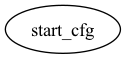

Python code for this plot:
import json
import sys
from typing_extensions import Self, Dict
import copy
import graphviz

from basic_blocks import BasicBlock
import logging
logging.basicConfig(level=logging.DEBUG, filename='licm.log')
logger = logging.getLogger(__name__)
class DominanceTree(object):
    def __init__(self, name):
        self.name = name
        self.pred = []
        self.succ = []

class CFG(object):
    """
    Create a control flow graph from a list of basic blocks
    """
    DEFAULT_START_LABEL = "start_cfg"
    DEFAULT_END_LABEL = "end_cfg"

    def __init__(self, basic_blocks, reverse=False):
        self.unique_id = 0

        self.reverse = reverse
        self.cfg = self.build_cfg(basic_blocks, reverse)
        self.dominators = self.compute_dominators()
        self.dominance_frontiers = self.compute_dominance_frontiers()
        self.dominance_tree = self.build_dominance_tree()
        self.back_edges = self.compute_back_edges()
        self.reducible = self.is_reducible()

    @property
    def edges(self):
        edges = set()
        for label, block in self.cfg.items():
            for succ in block.succ:
                edges.add((label, succ))
        return edges
    
    def get_unique_name(self) -> str:
        self.unique_id += 1
        return f"cfg_block_unlabelled_{self.unique_id - 1}"
    
    def build_cfg(self, basic_blocks, reverse) -> Dict[str, BasicBlock]:
        cfg = dict()

        # Setup add_to_successor and add_to_predecessor functions
        if reverse:
            add_to_successor = lambda block, target: block.add_predecessor(target)
            add_to_predecessor = lambda block, target: block.add_successor(target)
        else:
            add_to_successor = lambda block, target: block.add_successor(target)
            add_to_predecessor = lambda block, target: block.add_predecessor(target)

        for block in basic_blocks:
            # Assume that the block is the start node if it doesn't have a label
            if self.unique_id == 0:
                label = CFG.DEFAULT_START_LABEL
                self.unique_id = 1
            else:
                label = self.get_unique_name()

            first_instr = block.instructions[0]
            if "label" in first_instr:
                label = first_instr['label']
            cfg[label] = block

        for label, block in cfg.items():
            last_instr = block.instructions[-1]
            if 'op' not in last_instr:
                continue
            last_instr_op = last_instr['op']
            
            if last_instr_op == "ret":
                # This is the end of the CFG
                # cfg[CFG.DEFAULT_END_LABEL] = BasicBlock([{'op': 'end', 'args': []}])
                # add_to_successor(block, CFG.DEFAULT_END_LABEL)
                # add_to_predecessor(cfg[CFG.DEFAULT_END_LABEL], label)
                continue
            elif last_instr_op == "jmp":
                jmp_target = last_instr['labels'][0]
                add_to_successor(block, jmp_target)
                add_to_predecessor(cfg[jmp_target], label)
            elif last_instr_op == "br":
                br_targets = last_instr['labels']
                for target in br_targets:
                    add_to_successor(block, target)
                    add_to_predecessor(cfg[target], label)
            else:
                # This is a label divsion so just add the next block as a successor
                index_curr_block = basic_blocks.index(block)
                index_next_block = index_curr_block + 1
                if index_next_block < len(basic_blocks):
                    # Search the label of the next block in cgf
                    next_block_label = CFG.DEFAULT_END_LABEL
                    for label2, block2 in cfg.items():
                        if block2 == basic_blocks[index_next_block]:
                            next_block_label = label2
                            break
                    add_to_successor(block, next_block_label)
                    add_to_predecessor(cfg[next_block_label], label)
        return cfg
    
    def compute_dominators(self) -> Dict[str, set]:
        dominators = dict()
        changed = True
        while changed:
            changed = False
            for label in self.cfg:
                if label not in dominators:
                    dominators[label] = set()
                predecessor_dom = [dominators[pred] for pred in self.cfg[label].pred if pred in dominators]
                new_dominators = set.intersection(*predecessor_dom) if len(predecessor_dom) else set()
                new_dominators.add(label)
                if new_dominators != dominators[label]:
                    changed = True
                    dominators[label] = new_dominators
        return dominators
    
    def compute_dominance_frontiers(self) -> Dict[str, set]:
        dominance_frontiers = dict()
        for label in self.cfg:
            dominance_frontiers[label] = set()
            dominated_blocks = {vertex for vertex, doms in self.dominators.items() if label in doms}
            for vertex in dominated_blocks:
                for succ in self.cfg[vertex].succ:
                    if succ not in dominated_blocks or label == succ:
                        dominance_frontiers[label].add(succ)
        return dominance_frontiers
    
    def build_dominance_tree(self) -> Dict[str, set]:
        dominance_tree = dict()
        for label in self.cfg:
            dominators = copy.deepcopy(self.dominators[label])
            dominators.remove(label)
            immediate_dominator = set()
            for dom in dominators:
                dom_set = {vertex for vertex, doms in self.dominators.items() if dom in doms}
                if all(dom2 == dom or dom2 not in dom_set for dom2 in dominators):
                    immediate_dominator.add(dom)
            for node in immediate_dominator:
                if label not in dominance_tree:
                    dominance_tree[label] = DominanceTree(label)
                if node not in dominance_tree:
                    dominance_tree[node] = DominanceTree(node)
                dominance_tree[node].succ.append(label)
                dominance_tree[label].pred.append(node)
        return dominance_tree
    
    def compute_back_edges(self) -> set:
        backedges = set()
        for node, doms in self.dominators.items():
            for dom in doms:
                if (node, dom) in self.edges:
                    backedges.add((node, dom))
        return backedges
    
    def is_reducible(self) -> bool:
        cfg_edges = copy.deepcopy(self.edges)

        for tail, header in self.back_edges:
            cfg_edges.remove((tail, header))
        
        visited = set()
        stack = set()

        def is_cyclic(node) -> bool:
            visited.add(node)
            stack.add(node)
            for source, dest in cfg_edges:
                if source == node:
                    if dest not in visited:
                        if is_cyclic(dest):
                            return True
                    elif dest in stack:
                        return True
            stack.remove(node)
            return False
        
        return not is_cyclic(CFG.DEFAULT_START_LABEL)
    
    def get_loop_information(self, backedge) -> dict:
        tail, header = backedge
        cfg_edges = copy.deepcopy(self.edges)
        for source, dest in self.edges:
            if dest == header or source == header:
                cfg_edges.remove((source, dest))

        nodes = set()
        new_nodes = {tail}
        while nodes != new_nodes:
            nodes = copy.deepcopy(new_nodes)
            for node in nodes:
                new_nodes.update({source for source, dest in cfg_edges if dest == node})
        nodes.add(header)
        return {'backedge' : backedge, 'header': header, 'nodes' : nodes}

    def reachable(self, source, dest) -> bool:
        visited = set()
        stack = [source]
        while stack:
            node = stack.pop()
            if node == dest:
                return True
            visited.add(node)
            for succ in self.cfg[node].succ:
                if succ not in visited:
                    stack.append(succ)
        return False

    def get_cfg_instruction_list(self, debug=False) -> list:
        return CFG.instructions_from_cfg(self.cfg, debug=debug)
    
    @staticmethod
    def instructions_from_cfg(cfg, debug=False) -> list:
        instrs = list()
        for label, block in cfg.items():
            if debug:
                instrs.append({'label' : ''+ label +'_cfg'})
            instrs.extend(block.instructions)
        return instrs
    
    def plot_cfg(self, start_label):
        dot = self.generate_graphviz(start_label)
        dot.render('cfg', format='png', cleanup=True)

    def plot_dominance_tree(self):
        dot = graphviz.Digraph()
        for vertex in self.dominance_tree:
            dot.node(vertex, vertex=vertex)
        for vertex, tree in self.dominance_tree.items():
            for succ in tree.succ:
                dot.edge(vertex, succ)
        dot.render('dominance_tree', format='png', cleanup=True)

    def generate_graphviz(self, start_label) -> graphviz.Digraph:
        dot = graphviz.Digraph()
        visited = set()
        queue = [start_label]
        while queue:
            label = queue.pop(0)
            if label in visited:
                continue
            visited.add(label)
            block = self.cfg[label]
            dot.node(label, label=label)
            for succ in block.succ:
                queue.append(succ)
                dot.edge(label, succ)
        return dot

    @staticmethod
    def create_cfg_from_function(instructions, reverse=False, debug=False) -> Self:
        blocks = BasicBlock.create_blocks_from_function(instructions)
        if debug:
            logger.debug("Basic Blocks")
            for block in blocks:
                logger.debug(block)
        return CFG(blocks, reverse=reverse)

def main():
    prog = json.load(sys.stdin)
    for fn in prog["functions"]:
        cfg = CFG.create_cfg_from_function(fn['instrs'])
        cfg.plot_cfg(CFG.DEFAULT_START_LABEL)

if __name__ == "__main__":
    main()
